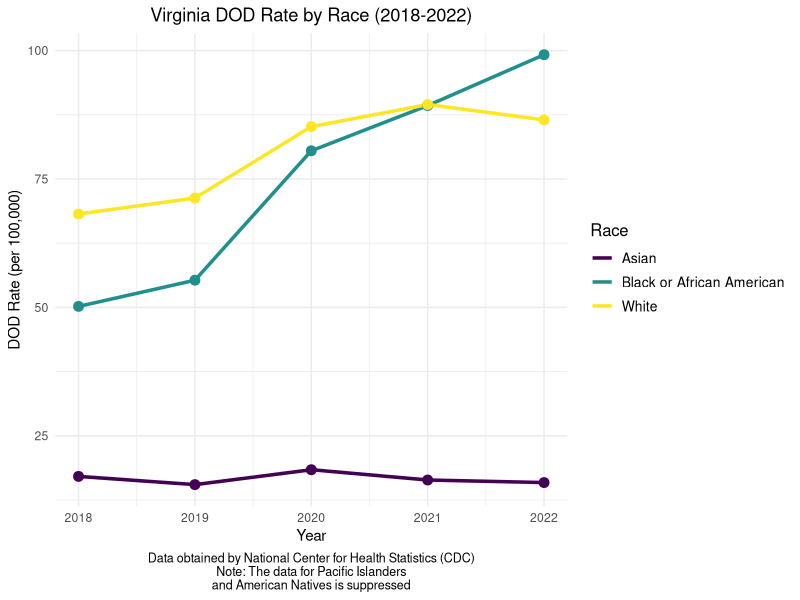

This figure's R source:

# Load necessary libraries
library(dplyr)
library(tidyr)
library(ggplot2)
library(viridis)
library(here)

#Data Import
VA_DOD_RACE_1822<- read.csv(here("Data/raw_data/MCOD VA 1822", "VA.DOD.RACE.1822.txt"), sep = "\t", header = TRUE)

#Prepare data
VA_DOD_RACE_1822 <- VA_DOD_RACE_1822 %>%
  select(Year,Single.Race.6,Crude.Rate) %>%
  na.omit()


# Clean and preprocess the data
VA_DOD_RACE_1822_clean <- VA_DOD_RACE_1822 %>%
  filter(!Crude.Rate %in% c("Suppressed", "Unreliable")) %>% # Remove suppressed and unreliable values
  mutate(Crude.Rate = as.numeric(Crude.Rate),                # Convert Crude Rate to numeric
         Year = as.integer(Year))                            # Convert Year to integer

# Plotting the line graph
ggplot(VA_DOD_RACE_1822_clean, aes(x = Year, y = Crude.Rate, color = `Single.Race.6`)) +
  geom_line(size = 1.2) +
  geom_point(size = 3, show.legend = FALSE) +
  labs(title = "Virginia DOD Rate by Race (2018-2022)",
       x = "Year",
       y = "DOD Rate (per 100,000)",
       color = "Race",
       caption = "Data obtained by National Center for Health Statistics (CDC)\nNote: The data for Pacific Islanders
and American Natives is suppressed") +
  theme_minimal() +
  theme(plot.title = element_text(hjust = 0.5),
        legend.position = "right",
        legend.title = element_text(size = 12),
        legend.text = element_text(size = 10),
        plot.caption = element_text(hjust = 0.5, size = 9),
        guides(color = guide_legend(override.aes = list(shape = NA))))+
  scale_color_viridis(discrete = TRUE) 
